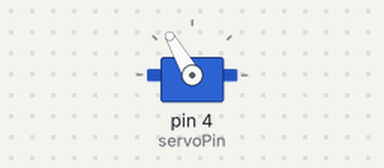
Simulated run of this sketch. Board: Arduino Uno, built with avr-gcc and run on an emulated ATmega328P. Shown: servo. What the sketch prints to the serial monitor is not drawn.

Above: at 0.05 s.
At 0.15 s:
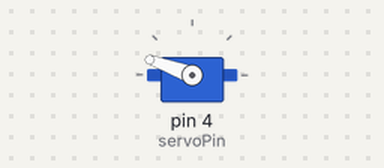
At 0.25 s:
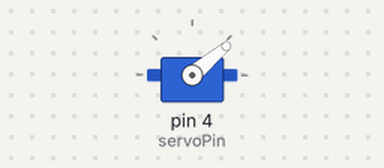
Timing chart, 0 to 3.0 s (numbered marks = the images above):
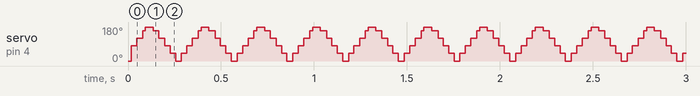

Measured:
- by itself, servo on pin 4 (servoPin): repeats every 0.30 s: 120° 0.03 s, 160° 0.02 s, 180° 0.04 s, 160° 0.03 s, 120° 0.03 s, 80° 0.03 s, 40° 0.03 s, 0° 0.03 s, 40° 0.03 s, 80° 0.03 s

The sketch:

Mini_Servo_Test.ino
```cpp
#include <Servo.h>

Servo myServo;  // Create a servo object
const int servoPin = 4;  // Pin connected to the servo signal

void setup() {
    myServo.attach(servoPin); // Attach the servo to the pin
    Serial.begin(9600);
    Serial.println("Servo Test Initialized");
}

void loop() {
    // Sweep from 0 to 180 degrees
    for (int pos = 0; pos <= 180; pos += 20) {
        myServo.write(pos);
        Serial.print("Position: ");
        Serial.println(pos);
        delay(2);
    }

    // Sweep from 180 to 0 degrees
    for (int pos = 180; pos >= 0; pos -= 20) {
        myServo.write(pos);
        Serial.print("Position: ");
        Serial.println(pos);
        delay(12);
    }
}
```
